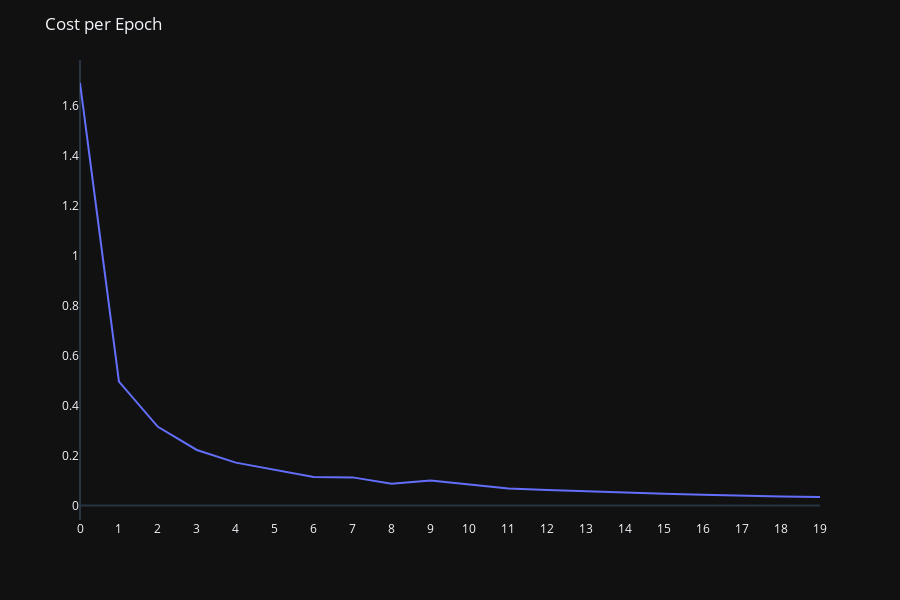

Here is the notebook cell this chart was saved with:
### Code cell
px.line(np.float64(costs)).update_layout(height=600,xaxis=dict(showgrid=False, nticks=20, title=''),yaxis=dict(showgrid=False, title=''),showlegend=False,title='Cost per Epoch')

### Figure 1 — Plotly figure (JSON) as saved in the notebook; plotly's stock layout.template omitted (floating-point values rounded to 4 significant figures)
{"data": [{"hovertemplate": "variable=0<br>index=%{x}<br>value=%{y}<extra></extra>", "legendgroup": "0", "line": {"color": "#636efa", "dash": "solid"}, "marker": {"symbol": "circle"}, "mode": "lines", "name": "0", "orientation": "v", "showlegend": true, "type": "scatter", "x": [0, 1, 2, 3, 4, 5, 6, 7, 8, 9, 10, 11, 12, 13, 14, 15, 16, 17, 18, 19], "xaxis": "x", "y": [1.689, 0.4953, 0.3143, 0.2217, 0.1711, 0.1412, 0.1142, 0.1121, 0.08716, 0.09997, 0.0848, 0.06811, 0.06168, 0.0564, 0.04873, 0.04635, 0.04223, 0.0381, 0.03597, 0.03371], "yaxis": "y"}], "layout": {"height": 600, "legend": {"title": {"text": "variable"}, "tracegroupgap": 0}, "margin": {"t": 60}, "showlegend": false, "title": {"text": "Cost per Epoch"}, "xaxis": {"anchor": "y", "domain": [0, 1], "nticks": 20, "showgrid": false, "title": {"text": ""}}, "yaxis": {"anchor": "x", "domain": [0, 1], "showgrid": false, "title": {"text": ""}}}}
